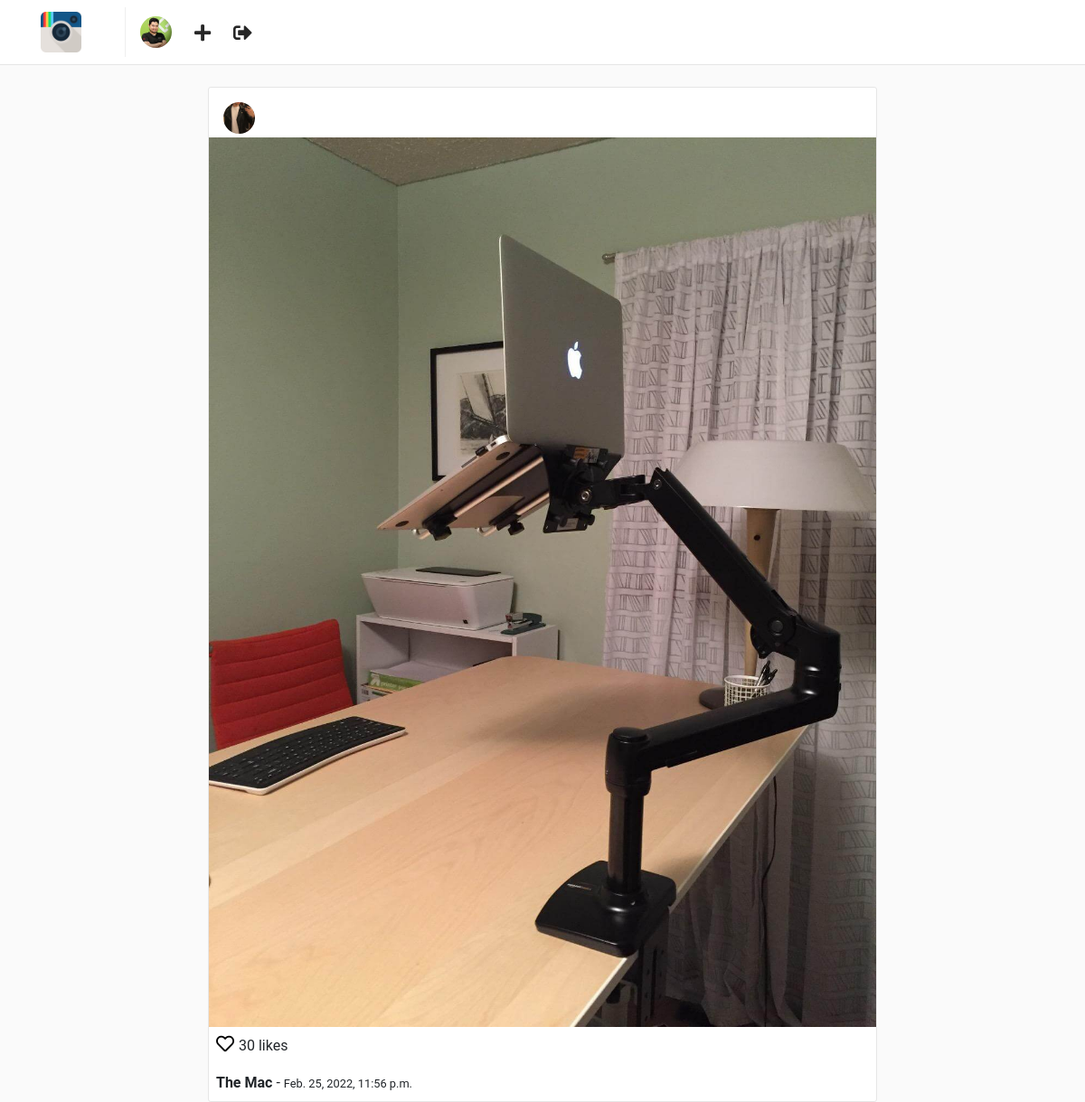
/posts/4/ (signed in), run on the app's committed database.
### users/models.py (models this page shows, shortened)
class Profile(models.Model):
    user = models.OneToOneField(User, on_delete=models.CASCADE)
    website = models.URLField(max_length=200, blank=True)
    biography = models.TextField(blank=True)
    phone_number = models.CharField(max_length=20, blank=True)
    picture = models.ImageField(
        upload_to='users/pictures',
        blank=True,
        null=True
    )
    created = models.DateTimeField(auto_now_add=True)
    modified = models.DateTimeField(auto_now=True)

### posts/models.py (models this page shows, shortened)
class Post(models.Model):
    user = models.ForeignKey(User, on_delete=models.CASCADE)
    profile = models.ForeignKey('users.Profile', on_delete=models.CASCADE)
    title = models.CharField(max_length=255)
    photo = models.ImageField(upload_to='posts/photos')
    created = models.DateTimeField(auto_now_add=True)
    modified = models.DateTimeField(auto_now=True)

### posts/views.py (the view)
class PostDetailView(LoginRequiredMixin, DetailView):
    template_name = 'posts/detail.html'
    queryset = Post.objects.all()
    context_object_name = 'post'

### templates/posts/detail.html (shortened to what this page needs)
{% extends "base.html" %}
{% block container %}
    <div class="container">
        <div class="row">
            {% include "posts/post_card.html" %}
        </div>
    </div>
{% endblock %}

### templates/nav.html
{% load static %}
<nav class="navbar navbar-expand-lg fixed-top" id="main-navbar">
    <div class="container">
        <a class="navbar-brand pr-5" style="border-right: 1px solid #efefef;" href="{% url "posts:feed" %}">
            <img src="{% static "img/instagram.png" %}" height="45" class="d-inline-block align-top"/>
        </a>
        <div class="collapse navbar-collapse">
            <ul class="navbar-nav mr-auto">
                <li class="nav-item">
                    <a href="{% url "users:detail" request.user.username %}">
                        {% if request.user.profile.picture %}
                            <img src="{{ request.user.profile.picture.url }}" height="35" class="d-inline-block align-top rounded-circle"/>
                        {% else%}
                            <img src="{% static 'img/default-profile.png' %}" height="35" class="d-inline-block align-top rounded-circle"/>
                        {% endif %}
                    </a>
                </li>
                <li class="nav-item nav-icon">
                    <a href="{% url "posts:create" %}">
                        <i class="fas fa-plus"></i>
                    </a>
                </li>
                <li class="nav-item nav-icon">
                    <a href="{% url "users:logout" %}">
                        <i class="fas fa-sign-out-alt"></i>
                    </a>
                </li>
            </ul>
        </div>
    </div>
</nav>

### templates/posts/post_card.html (shortened to what this page needs)
<div class="col-sm-12 col-md-8 offset-md-2 mt-5 p-0 post-container">
    <div class="media pt-3 pl-3 pb-1">
        <a href="{% url "users:detail" post.user.username %}">
            <img class="mr-3 rounded-circle" height="35" src="{{ post.profile.picture.url }}" alt="{{ post.user.get_full_name }}">
        </a>
        <div class="media-body">
        </div>
    </div>
    <img style="width: 100%;" src="{{ post.photo.url }}" alt="{{ post.title }}">
    <p class="mt-1 ml-2" >
        <a href="" style="color: #000; font-size: 20px;">
            <i class="far fa-heart"></i>
        </a> 30 likes
    </p>
    <p class="ml-2 mt-0 mb-2">
        <b>{{ post.title }}</b> - <small>{{ post.created }}</small>
    </p>
</div>

### static/css/main.css (style rules this page uses)
html, body { background: #fafafa; height: 100%; width: 100%; font-family: 'Roboto', sans-serif; }
#main-navbar { background: #fff; border-bottom: 1px solid rgba(0,0,0,.0975); }
.post-container { background: #fff; border: 1px solid #e6e6e6; border-radius: 3px; }
.nav-icon a { color: #262626; font-size: 1.3em; display: block; margin-top: .2em; margin-left: 1.2em; font-weight: 100; }

### data on the page
Post: profile.picture (picture), photo (picture), title "The Mac", created "Feb. 25, 2022, 11:56 p.m."
